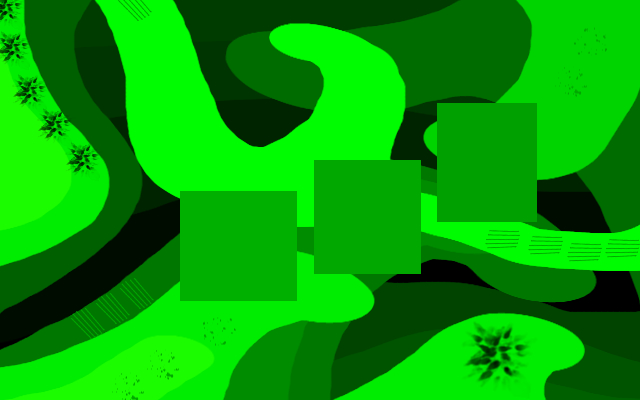
%> input picture Image_Processing_prt2/Thresholding5.jpg, 640 x 400 px
$ octave Progi.m   (GNU Octave 9; MATLAB toolbox functions it lacks are replaced by stand-ins)
%> lines starting %> are read from the running program, lines starting %| are printed output that depends on the picture; in (x1, y1, x2, y2) boxes, pixels count from 0 and x2, y2 are one past the last pixel; in counts of white or black regions, pixels touching at a corner belong together; the program's own positions count from 1
clear all
close all
clc

im = imread('Thresholding5.jpg');
%> im is the input picture: size 400x640x3 uint8; mean R, G, B 1.6, 160.5, 0.3
img = rgb2gray(im);
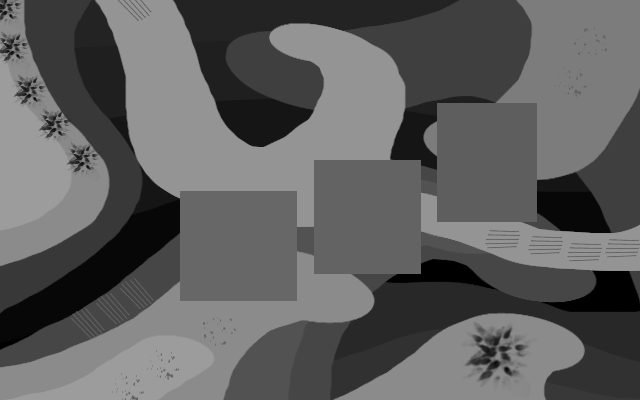
%> img: size 400x640 uint8; min 0, max 157, mean 94.6
T1 = 50;
T2 = 100;
%%
threshold1 = T1/256 + 0.01;
imbw1 = im2bw(img,threshold1);
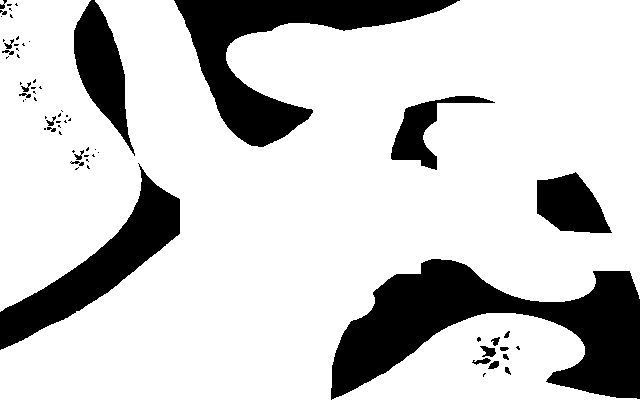
%> imbw1: size 400x640 logical; 79.5% white; 67 black regions (43 under 20 px), largest, box (x1, y1, x2, y2) and area: (331, 259, 640, 400) 20143, (174, 0, 460, 147) 12596, (0, 163, 180, 350) 8974
imbw1 = not(imbw1)

threshold2 = T2/256 + 0.01;
imbw2 = im2bw(img,threshold2);
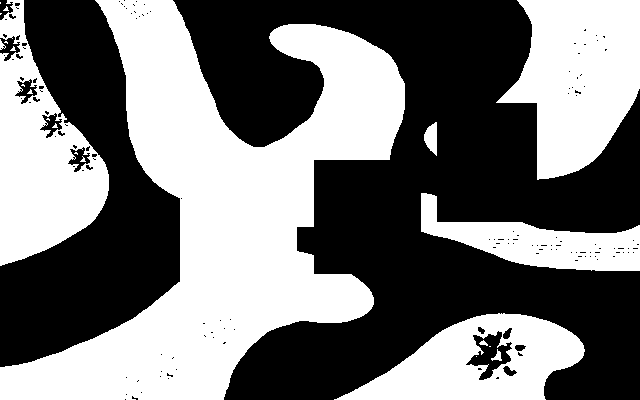
%> imbw2: size 400x640 logical; 47.3% white; 22 white regions (13 under 20 px), largest, box (x1, y1, x2, y2) and area: (0, 0, 405, 400) 68461, (496, 0, 640, 180) 17238, (0, 0, 109, 266) 15350

imbw = or(imbw1,imbw2)
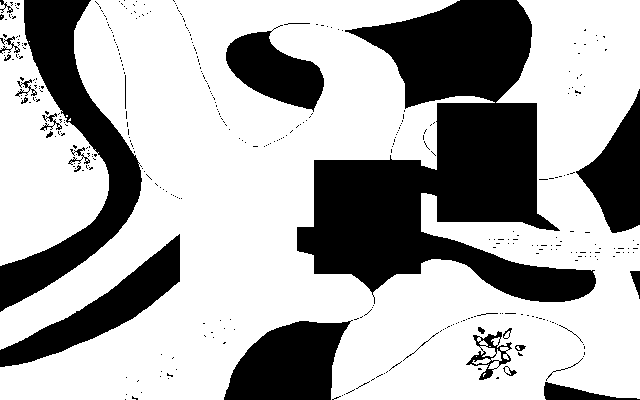
%> imbw: size 400x640 logical; 67.8% white; 392 black regions (364 under 20 px), largest, box (x1, y1, x2, y2) and area: (297, 0, 596, 304) 43185, (0, 0, 142, 312) 13052, (224, 320, 353, 400) 7102
figure(1)
imshow(imbw1)
figure(2)
imshow(imbw2)
figure(3)
imshow(imbw)
